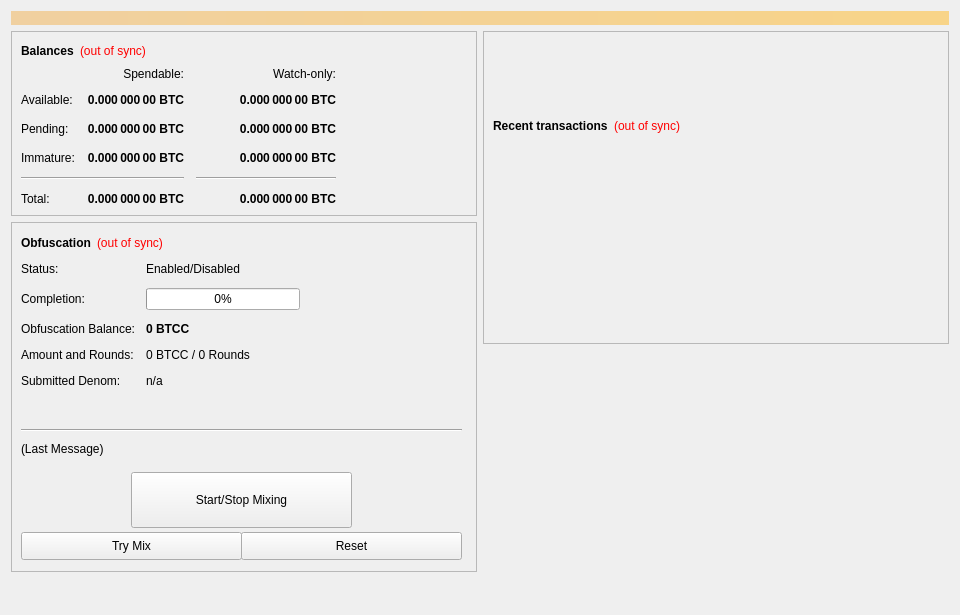
<?xml version="1.0" encoding="UTF-8"?>
<ui version="4.0">
 <class>OverviewPage</class>
 <widget class="QWidget" name="OverviewPage">
  <property name="geometry">
   <rect>
    <x>0</x>
    <y>0</y>
    <width>960</width>
    <height>615</height>
   </rect>
  </property>
  <property name="minimumSize">
   <size>
    <width>960</width>
    <height>0</height>
   </size>
  </property>
  <property name="windowTitle">
   <string>Form</string>
  </property>
  <layout class="QVBoxLayout" name="topLayout">
   <item>
    <widget class="QLabel" name="labelAlerts">
     <property name="visible">
      <bool>false</bool>
     </property>
     <property name="styleSheet">
      <string notr="true">background-color: qlineargradient(x1: 0, y1: 0, x2: 1, y2: 0, stop:0 #F0D0A0, stop:1 #F8D488); color:#000000;</string>
     </property>
     <property name="wordWrap">
      <bool>true</bool>
     </property>
     <property name="margin">
      <number>3</number>
     </property>
    </widget>
   </item>
   <item>
    <layout class="QHBoxLayout" name="horizontalLayout" stretch="1,1">
     <item>
      <layout class="QVBoxLayout" name="verticalLayout_2">
       <item>
        <widget class="QFrame" name="frame">
         <property name="frameShape">
          <enum>QFrame::StyledPanel</enum>
         </property>
         <property name="frameShadow">
          <enum>QFrame::Raised</enum>
         </property>
         <layout class="QVBoxLayout" name="verticalLayout_4">
          <item>
           <layout class="QHBoxLayout" name="horizontalLayout_4">
            <item>
             <widget class="QLabel" name="label_5">
              <property name="font">
               <font>
                <weight>75</weight>
                <bold>true</bold>
               </font>
              </property>
              <property name="text">
               <string>Balances</string>
              </property>
             </widget>
            </item>
            <item>
             <widget class="QLabel" name="labelWalletStatus">
              <property name="cursor">
               <cursorShape>WhatsThisCursor</cursorShape>
              </property>
              <property name="toolTip">
               <string>The displayed information may be out of date. Your wallet automatically synchronizes with the BitcoinCard network after a connection is established, but this process has not completed yet.</string>
              </property>
              <property name="styleSheet">
               <string notr="true">QLabel { color: red; }</string>
              </property>
              <property name="text">
               <string notr="true">(out of sync)</string>
              </property>
              <property name="alignment">
               <set>Qt::AlignLeading|Qt::AlignLeft|Qt::AlignVCenter</set>
              </property>
             </widget>
            </item>
            <item>
             <spacer name="horizontalSpacer_3">
              <property name="orientation">
               <enum>Qt::Horizontal</enum>
              </property>
              <property name="sizeHint" stdset="0">
               <size>
                <width>40</width>
                <height>20</height>
               </size>
              </property>
             </spacer>
            </item>
           </layout>
          </item>
          <item>
           <layout class="QGridLayout" name="gridLayout">
            <property name="spacing">
             <number>12</number>
            </property>
            <item row="2" column="2">
             <widget class="QLabel" name="labelWatchPending">
              <property name="font">
               <font>
                <weight>75</weight>
                <bold>true</bold>
               </font>
              </property>
              <property name="cursor">
               <cursorShape>IBeamCursor</cursorShape>
              </property>
              <property name="toolTip">
               <string>Unconfirmed transactions to watch-only addresses</string>
              </property>
              <property name="text">
               <string notr="true">0.000 000 00 BTC</string>
              </property>
              <property name="alignment">
               <set>Qt::AlignRight|Qt::AlignTrailing|Qt::AlignVCenter</set>
              </property>
              <property name="textInteractionFlags">
               <set>Qt::LinksAccessibleByMouse|Qt::TextSelectableByKeyboard|Qt::TextSelectableByMouse</set>
              </property>
             </widget>
            </item>
            <item row="2" column="1">
             <widget class="QLabel" name="labelUnconfirmed">
              <property name="font">
               <font>
                <weight>75</weight>
                <bold>true</bold>
               </font>
              </property>
              <property name="cursor">
               <cursorShape>IBeamCursor</cursorShape>
              </property>
              <property name="toolTip">
               <string>Total of transactions that have yet to be confirmed, and do not yet count toward the spendable balance</string>
              </property>
              <property name="text">
               <string notr="true">0.000 000 00 BTC</string>
              </property>
              <property name="alignment">
               <set>Qt::AlignRight|Qt::AlignTrailing|Qt::AlignVCenter</set>
              </property>
              <property name="textInteractionFlags">
               <set>Qt::LinksAccessibleByMouse|Qt::TextSelectableByKeyboard|Qt::TextSelectableByMouse</set>
              </property>
             </widget>
            </item>
            <item row="3" column="2">
             <widget class="QLabel" name="labelWatchImmature">
              <property name="font">
               <font>
                <weight>75</weight>
                <bold>true</bold>
               </font>
              </property>
              <property name="cursor">
               <cursorShape>IBeamCursor</cursorShape>
              </property>
              <property name="toolTip">
               <string>Staked or masternode rewards in watch-only addresses that has not yet matured</string>
              </property>
              <property name="text">
               <string notr="true">0.000 000 00 BTC</string>
              </property>
              <property name="alignment">
               <set>Qt::AlignRight|Qt::AlignTrailing|Qt::AlignVCenter</set>
              </property>
              <property name="textInteractionFlags">
               <set>Qt::LinksAccessibleByMouse|Qt::TextSelectableByKeyboard|Qt::TextSelectableByMouse</set>
              </property>
             </widget>
            </item>
            <item row="4" column="0" colspan="2">
             <widget class="Line" name="lineSpendableBalance">
              <property name="orientation">
               <enum>Qt::Horizontal</enum>
              </property>
             </widget>
            </item>
            <item row="4" column="2">
             <widget class="Line" name="lineWatchBalance">
              <property name="sizePolicy">
               <sizepolicy hsizetype="Preferred" vsizetype="Fixed">
                <horstretch>0</horstretch>
                <verstretch>0</verstretch>
               </sizepolicy>
              </property>
              <property name="minimumSize">
               <size>
                <width>140</width>
                <height>0</height>
               </size>
              </property>
              <property name="orientation">
               <enum>Qt::Horizontal</enum>
              </property>
             </widget>
            </item>
            <item row="5" column="0">
             <widget class="QLabel" name="labelTotalText">
              <property name="text">
               <string>Total:</string>
              </property>
             </widget>
            </item>
            <item row="3" column="1">
             <widget class="QLabel" name="labelImmature">
              <property name="font">
               <font>
                <weight>75</weight>
                <bold>true</bold>
               </font>
              </property>
              <property name="cursor">
               <cursorShape>IBeamCursor</cursorShape>
              </property>
              <property name="toolTip">
               <string>Staked or masternode rewards that has not yet matured</string>
              </property>
              <property name="text">
               <string notr="true">0.000 000 00 BTC</string>
              </property>
              <property name="alignment">
               <set>Qt::AlignRight|Qt::AlignTrailing|Qt::AlignVCenter</set>
              </property>
              <property name="textInteractionFlags">
               <set>Qt::LinksAccessibleByMouse|Qt::TextSelectableByKeyboard|Qt::TextSelectableByMouse</set>
              </property>
             </widget>
            </item>
            <item row="2" column="3">
             <spacer name="horizontalSpacer_2">
              <property name="orientation">
               <enum>Qt::Horizontal</enum>
              </property>
              <property name="sizeHint" stdset="0">
               <size>
                <width>40</width>
                <height>20</height>
               </size>
              </property>
             </spacer>
            </item>
            <item row="3" column="0">
             <widget class="QLabel" name="labelImmatureText">
              <property name="text">
               <string>Immature:</string>
              </property>
             </widget>
            </item>
            <item row="5" column="1">
             <widget class="QLabel" name="labelTotal">
              <property name="font">
               <font>
                <weight>75</weight>
                <bold>true</bold>
               </font>
              </property>
              <property name="cursor">
               <cursorShape>IBeamCursor</cursorShape>
              </property>
              <property name="toolTip">
               <string>Your current total balance</string>
              </property>
              <property name="text">
               <string notr="true">0.000 000 00 BTC</string>
              </property>
              <property name="alignment">
               <set>Qt::AlignRight|Qt::AlignTrailing|Qt::AlignVCenter</set>
              </property>
              <property name="textInteractionFlags">
               <set>Qt::LinksAccessibleByMouse|Qt::TextSelectableByKeyboard|Qt::TextSelectableByMouse</set>
              </property>
             </widget>
            </item>
            <item row="5" column="2">
             <widget class="QLabel" name="labelWatchTotal">
              <property name="font">
               <font>
                <weight>75</weight>
                <bold>true</bold>
               </font>
              </property>
              <property name="cursor">
               <cursorShape>IBeamCursor</cursorShape>
              </property>
              <property name="toolTip">
               <string>Current total balance in watch-only addresses</string>
              </property>
              <property name="text">
               <string notr="true">0.000 000 00 BTC</string>
              </property>
              <property name="alignment">
               <set>Qt::AlignRight|Qt::AlignTrailing|Qt::AlignVCenter</set>
              </property>
              <property name="textInteractionFlags">
               <set>Qt::LinksAccessibleByMouse|Qt::TextSelectableByKeyboard|Qt::TextSelectableByMouse</set>
              </property>
             </widget>
            </item>
            <item row="0" column="2">
             <widget class="QLabel" name="labelWatchonly">
              <property name="text">
               <string>Watch-only:</string>
              </property>
              <property name="alignment">
               <set>Qt::AlignRight|Qt::AlignTrailing|Qt::AlignVCenter</set>
              </property>
             </widget>
            </item>
            <item row="1" column="0">
             <widget class="QLabel" name="labelBalanceText">
              <property name="text">
               <string>Available:</string>
              </property>
             </widget>
            </item>
            <item row="1" column="1">
             <widget class="QLabel" name="labelBalance">
              <property name="font">
               <font>
                <weight>75</weight>
                <bold>true</bold>
               </font>
              </property>
              <property name="cursor">
               <cursorShape>IBeamCursor</cursorShape>
              </property>
              <property name="toolTip">
               <string>Your current spendable balance</string>
              </property>
              <property name="text">
               <string notr="true">0.000 000 00 BTC</string>
              </property>
              <property name="alignment">
               <set>Qt::AlignRight|Qt::AlignTrailing|Qt::AlignVCenter</set>
              </property>
              <property name="textInteractionFlags">
               <set>Qt::LinksAccessibleByMouse|Qt::TextSelectableByKeyboard|Qt::TextSelectableByMouse</set>
              </property>
             </widget>
            </item>
            <item row="1" column="2">
             <widget class="QLabel" name="labelWatchAvailable">
              <property name="font">
               <font>
                <weight>75</weight>
                <bold>true</bold>
               </font>
              </property>
              <property name="cursor">
               <cursorShape>IBeamCursor</cursorShape>
              </property>
              <property name="toolTip">
               <string>Your current balance in watch-only addresses</string>
              </property>
              <property name="text">
               <string notr="true">0.000 000 00 BTC</string>
              </property>
              <property name="alignment">
               <set>Qt::AlignRight|Qt::AlignTrailing|Qt::AlignVCenter</set>
              </property>
              <property name="textInteractionFlags">
               <set>Qt::LinksAccessibleByMouse|Qt::TextSelectableByKeyboard|Qt::TextSelectableByMouse</set>
              </property>
             </widget>
            </item>
            <item row="2" column="0">
             <widget class="QLabel" name="labelPendingText">
              <property name="text">
               <string>Pending:</string>
              </property>
             </widget>
            </item>
            <item row="0" column="1">
             <widget class="QLabel" name="labelSpendable">
              <property name="text">
               <string>Spendable:</string>
              </property>
              <property name="alignment">
               <set>Qt::AlignRight|Qt::AlignTrailing|Qt::AlignVCenter</set>
              </property>
             </widget>
            </item>
           </layout>
          </item>
         </layout>
        </widget>
       </item>
       <item>
        <widget class="QFrame" name="frameObfuscation">
         <property name="minimumSize">
          <size>
           <width>0</width>
           <height>350</height>
          </size>
         </property>
         <property name="layoutDirection">
          <enum>Qt::LeftToRight</enum>
         </property>
         <property name="frameShape">
          <enum>QFrame::StyledPanel</enum>
         </property>
         <property name="frameShadow">
          <enum>QFrame::Raised</enum>
         </property>
         <widget class="QWidget" name="formLayoutWidget">
          <property name="geometry">
           <rect>
            <x>10</x>
            <y>40</y>
            <width>451</width>
            <height>161</height>
           </rect>
          </property>
          <layout class="QFormLayout" name="formLayout">
           <property name="fieldGrowthPolicy">
            <enum>QFormLayout::AllNonFixedFieldsGrow</enum>
           </property>
           <property name="horizontalSpacing">
            <number>11</number>
           </property>
           <property name="verticalSpacing">
            <number>12</number>
           </property>
           <item row="0" column="0">
            <widget class="QLabel" name="label_6">
             <property name="text">
              <string>Status:</string>
             </property>
            </widget>
           </item>
           <item row="1" column="0">
            <widget class="QLabel" name="label_7">
             <property name="text">
              <string>Completion:</string>
             </property>
            </widget>
           </item>
           <item row="1" column="1">
            <widget class="QProgressBar" name="obfuscationProgress">
             <property name="maximumSize">
              <size>
               <width>154</width>
               <height>16777215</height>
              </size>
             </property>
             <property name="value">
              <number>0</number>
             </property>
            </widget>
           </item>
           <item row="2" column="0">
            <widget class="QLabel" name="labelAnonymizedText">
             <property name="text">
              <string>Obfuscation Balance:</string>
             </property>
            </widget>
           </item>
           <item row="2" column="1">
            <widget class="QLabel" name="labelAnonymized">
             <property name="font">
              <font>
               <weight>75</weight>
               <bold>true</bold>
              </font>
             </property>
             <property name="text">
              <string notr="true">0 BTCC</string>
             </property>
            </widget>
           </item>
           <item row="3" column="0">
            <widget class="QLabel" name="label_8">
             <property name="text">
              <string>Amount and Rounds:</string>
             </property>
            </widget>
           </item>
           <item row="3" column="1">
            <widget class="QLabel" name="labelAmountRounds">
             <property name="text">
              <string>0 BTCC / 0 Rounds</string>
             </property>
            </widget>
           </item>
           <item row="4" column="0">
            <widget class="QLabel" name="label_9">
             <property name="text">
              <string>Submitted Denom:</string>
             </property>
            </widget>
           </item>
           <item row="4" column="1">
            <widget class="QLabel" name="labelSubmittedDenom">
             <property name="toolTip">
              <string>The denominations you submitted to the Masternode.&lt;br&gt;To mix, other users must submit the exact same denominations.</string>
             </property>
             <property name="text">
              <string>n/a</string>
             </property>
            </widget>
           </item>
           <item row="0" column="1">
            <widget class="QLabel" name="obfuscationEnabled">
             <property name="text">
              <string>Enabled/Disabled</string>
             </property>
            </widget>
           </item>
          </layout>
         </widget>
         <widget class="QPushButton" name="runAutoDenom">
          <property name="geometry">
           <rect>
            <x>251</x>
            <y>17</y>
            <width>1</width>
            <height>1</height>
           </rect>
          </property>
          <property name="palette">
           <palette>
            <active>
             <colorrole role="WindowText">
              <brush brushstyle="SolidPattern">
               <color alpha="255">
                <red>0</red>
                <green>0</green>
                <blue>0</blue>
               </color>
              </brush>
             </colorrole>
             <colorrole role="Button">
              <brush brushstyle="SolidPattern">
               <color alpha="255">
                <red>239</red>
                <green>238</green>
                <blue>238</blue>
               </color>
              </brush>
             </colorrole>
             <colorrole role="Light">
              <brush brushstyle="SolidPattern">
               <color alpha="255">
                <red>255</red>
                <green>255</green>
                <blue>255</blue>
               </color>
              </brush>
             </colorrole>
             <colorrole role="Midlight">
              <brush brushstyle="SolidPattern">
               <color alpha="255">
                <red>247</red>
                <green>246</green>
                <blue>246</blue>
               </color>
              </brush>
             </colorrole>
             <colorrole role="Dark">
              <brush brushstyle="SolidPattern">
               <color alpha="255">
                <red>119</red>
                <green>119</green>
                <blue>119</blue>
               </color>
              </brush>
             </colorrole>
             <colorrole role="Mid">
              <brush brushstyle="SolidPattern">
               <color alpha="255">
                <red>159</red>
                <green>159</green>
                <blue>159</blue>
               </color>
              </brush>
             </colorrole>
             <colorrole role="Text">
              <brush brushstyle="SolidPattern">
               <color alpha="255">
                <red>0</red>
                <green>0</green>
                <blue>0</blue>
               </color>
              </brush>
             </colorrole>
             <colorrole role="BrightText">
              <brush brushstyle="SolidPattern">
               <color alpha="255">
                <red>255</red>
                <green>255</green>
                <blue>255</blue>
               </color>
              </brush>
             </colorrole>
             <colorrole role="ButtonText">
              <brush brushstyle="SolidPattern">
               <color alpha="255">
                <red>0</red>
                <green>0</green>
                <blue>0</blue>
               </color>
              </brush>
             </colorrole>
             <colorrole role="Base">
              <brush brushstyle="SolidPattern">
               <color alpha="255">
                <red>255</red>
                <green>255</green>
                <blue>255</blue>
               </color>
              </brush>
             </colorrole>
             <colorrole role="Window">
              <brush brushstyle="SolidPattern">
               <color alpha="255">
                <red>239</red>
                <green>238</green>
                <blue>238</blue>
               </color>
              </brush>
             </colorrole>
             <colorrole role="Shadow">
              <brush brushstyle="SolidPattern">
               <color alpha="255">
                <red>0</red>
                <green>0</green>
                <blue>0</blue>
               </color>
              </brush>
             </colorrole>
             <colorrole role="AlternateBase">
              <brush brushstyle="SolidPattern">
               <color alpha="255">
                <red>247</red>
                <green>246</green>
                <blue>246</blue>
               </color>
              </brush>
             </colorrole>
             <colorrole role="ToolTipBase">
              <brush brushstyle="SolidPattern">
               <color alpha="255">
                <red>255</red>
                <green>255</green>
                <blue>220</blue>
               </color>
              </brush>
             </colorrole>
             <colorrole role="ToolTipText">
              <brush brushstyle="SolidPattern">
               <color alpha="255">
                <red>0</red>
                <green>0</green>
                <blue>0</blue>
               </color>
              </brush>
             </colorrole>
            </active>
            <inactive>
             <colorrole role="WindowText">
              <brush brushstyle="SolidPattern">
               <color alpha="255">
                <red>0</red>
                <green>0</green>
                <blue>0</blue>
               </color>
              </brush>
             </colorrole>
             <colorrole role="Button">
              <brush brushstyle="SolidPattern">
               <color alpha="255">
                <red>239</red>
                <green>238</green>
                <blue>238</blue>
               </color>
              </brush>
             </colorrole>
             <colorrole role="Light">
              <brush brushstyle="SolidPattern">
               <color alpha="255">
                <red>255</red>
                <green>255</green>
                <blue>255</blue>
               </color>
              </brush>
             </colorrole>
             <colorrole role="Midlight">
              <brush brushstyle="SolidPattern">
               <color alpha="255">
                <red>247</red>
                <green>246</green>
                <blue>246</blue>
               </color>
              </brush>
             </colorrole>
             <colorrole role="Dark">
              <brush brushstyle="SolidPattern">
               <color alpha="255">
                <red>119</red>
                <green>119</green>
                <blue>119</blue>
               </color>
              </brush>
             </colorrole>
             <colorrole role="Mid">
              <brush brushstyle="SolidPattern">
               <color alpha="255">
                <red>159</red>
                <green>159</green>
                <blue>159</blue>
               </color>
              </brush>
             </colorrole>
             <colorrole role="Text">
              <brush brushstyle="SolidPattern">
               <color alpha="255">
                <red>0</red>
                <green>0</green>
                <blue>0</blue>
               </color>
              </brush>
             </colorrole>
             <colorrole role="BrightText">
              <brush brushstyle="SolidPattern">
               <color alpha="255">
                <red>255</red>
                <green>255</green>
                <blue>255</blue>
               </color>
              </brush>
             </colorrole>
             <colorrole role="ButtonText">
              <brush brushstyle="SolidPattern">
               <color alpha="255">
                <red>0</red>
                <green>0</green>
                <blue>0</blue>
               </color>
              </brush>
             </colorrole>
             <colorrole role="Base">
              <brush brushstyle="SolidPattern">
               <color alpha="255">
                <red>255</red>
                <green>255</green>
                <blue>255</blue>
               </color>
              </brush>
             </colorrole>
             <colorrole role="Window">
              <brush brushstyle="SolidPattern">
               <color alpha="255">
                <red>239</red>
                <green>238</green>
                <blue>238</blue>
               </color>
              </brush>
             </colorrole>
             <colorrole role="Shadow">
              <brush brushstyle="SolidPattern">
               <color alpha="255">
                <red>0</red>
                <green>0</green>
                <blue>0</blue>
               </color>
              </brush>
             </colorrole>
             <colorrole role="AlternateBase">
              <brush brushstyle="SolidPattern">
               <color alpha="255">
                <red>247</red>
                <green>246</green>
                <blue>246</blue>
               </color>
              </brush>
             </colorrole>
             <colorrole role="ToolTipBase">
              <brush brushstyle="SolidPattern">
               <color alpha="255">
                <red>255</red>
                <green>255</green>
                <blue>220</blue>
               </color>
              </brush>
             </colorrole>
             <colorrole role="ToolTipText">
              <brush brushstyle="SolidPattern">
               <color alpha="255">
                <red>0</red>
                <green>0</green>
                <blue>0</blue>
               </color>
              </brush>
             </colorrole>
            </inactive>
            <disabled>
             <colorrole role="WindowText">
              <brush brushstyle="SolidPattern">
               <color alpha="255">
                <red>119</red>
                <green>119</green>
                <blue>119</blue>
               </color>
              </brush>
             </colorrole>
             <colorrole role="Button">
              <brush brushstyle="SolidPattern">
               <color alpha="255">
                <red>239</red>
                <green>238</green>
                <blue>238</blue>
               </color>
              </brush>
             </colorrole>
             <colorrole role="Light">
              <brush brushstyle="SolidPattern">
               <color alpha="255">
                <red>255</red>
                <green>255</green>
                <blue>255</blue>
               </color>
              </brush>
             </colorrole>
             <colorrole role="Midlight">
              <brush brushstyle="SolidPattern">
               <color alpha="255">
                <red>247</red>
                <green>246</green>
                <blue>246</blue>
               </color>
              </brush>
             </colorrole>
             <colorrole role="Dark">
              <brush brushstyle="SolidPattern">
               <color alpha="255">
                <red>119</red>
                <green>119</green>
                <blue>119</blue>
               </color>
              </brush>
             </colorrole>
             <colorrole role="Mid">
              <brush brushstyle="SolidPattern">
               <color alpha="255">
                <red>159</red>
                <green>159</green>
                <blue>159</blue>
               </color>
              </brush>
             </colorrole>
             <colorrole role="Text">
              <brush brushstyle="SolidPattern">
               <color alpha="255">
                <red>119</red>
                <green>119</green>
                <blue>119</blue>
               </color>
              </brush>
             </colorrole>
             <colorrole role="BrightText">
              <brush brushstyle="SolidPattern">
               <color alpha="255">
                <red>255</red>
                <green>255</green>
                <blue>255</blue>
               </color>
              </brush>
             </colorrole>
             <colorrole role="ButtonText">
              <brush brushstyle="SolidPattern">
               <color alpha="255">
                <red>119</red>
                <green>119</green>
                <blue>119</blue>
               </color>
              </brush>
             </colorrole>
             <colorrole role="Base">
              <brush brushstyle="SolidPattern">
               <color alpha="255">
                <red>239</red>
                <green>238</green>
                <blue>238</blue>
               </color>
              </brush>
             </colorrole>
             <colorrole role="Window">
              <brush brushstyle="SolidPattern">
               <color alpha="255">
                <red>239</red>
                <green>238</green>
                <blue>238</blue>
               </color>
              </brush>
             </colorrole>
             <colorrole role="Shadow">
              <brush brushstyle="SolidPattern">
               <color alpha="255">
                <red>0</red>
                <green>0</green>
                <blue>0</blue>
               </color>
              </brush>
             </colorrole>
             <colorrole role="AlternateBase">
              <brush brushstyle="SolidPattern">
               <color alpha="255">
                <red>239</red>
                <green>238</green>
                <blue>238</blue>
               </color>
              </brush>
             </colorrole>
             <colorrole role="ToolTipBase">
              <brush brushstyle="SolidPattern">
               <color alpha="255">
                <red>255</red>
                <green>255</green>
                <blue>220</blue>
               </color>
              </brush>
             </colorrole>
             <colorrole role="ToolTipText">
              <brush brushstyle="SolidPattern">
               <color alpha="255">
                <red>0</red>
                <green>0</green>
                <blue>0</blue>
               </color>
              </brush>
             </colorrole>
            </disabled>
           </palette>
          </property>
          <property name="focusPolicy">
           <enum>Qt::NoFocus</enum>
          </property>
          <property name="autoFillBackground">
           <bool>true</bool>
          </property>
          <property name="text">
           <string/>
          </property>
          <property name="flat">
           <bool>true</bool>
          </property>
         </widget>
         <widget class="QPushButton" name="toggleObfuscation">
          <property name="geometry">
           <rect>
            <x>120</x>
            <y>250</y>
            <width>221</width>
            <height>56</height>
           </rect>
          </property>
          <property name="sizePolicy">
           <sizepolicy hsizetype="MinimumExpanding" vsizetype="Fixed">
            <horstretch>0</horstretch>
            <verstretch>0</verstretch>
           </sizepolicy>
          </property>
          <property name="text">
           <string>Start/Stop Mixing</string>
          </property>
         </widget>
         <widget class="Line" name="lineLastMessage">
          <property name="geometry">
           <rect>
            <x>10</x>
            <y>200</y>
            <width>441</width>
            <height>16</height>
           </rect>
          </property>
          <property name="orientation">
           <enum>Qt::Horizontal</enum>
          </property>
         </widget>
         <widget class="QLabel" name="obfuscationStatus">
          <property name="geometry">
           <rect>
            <x>10</x>
            <y>220</y>
            <width>451</width>
            <height>61</height>
           </rect>
          </property>
          <property name="minimumSize">
           <size>
            <width>288</width>
            <height>43</height>
           </size>
          </property>
          <property name="text">
           <string>(Last Message)</string>
          </property>
          <property name="alignment">
           <set>Qt::AlignLeading|Qt::AlignLeft|Qt::AlignTop</set>
          </property>
          <property name="wordWrap">
           <bool>true</bool>
          </property>
         </widget>
         <widget class="QPushButton" name="obfuscationAuto">
          <property name="geometry">
           <rect>
            <x>10</x>
            <y>310</y>
            <width>221</width>
            <height>28</height>
           </rect>
          </property>
          <property name="sizePolicy">
           <sizepolicy hsizetype="MinimumExpanding" vsizetype="Fixed">
            <horstretch>0</horstretch>
            <verstretch>0</verstretch>
           </sizepolicy>
          </property>
          <property name="toolTip">
           <string>Try to manually submit a Obfuscation request.</string>
          </property>
          <property name="text">
           <string>Try Mix</string>
          </property>
         </widget>
         <widget class="QPushButton" name="obfuscationReset">
          <property name="geometry">
           <rect>
            <x>230</x>
            <y>310</y>
            <width>221</width>
            <height>28</height>
           </rect>
          </property>
          <property name="sizePolicy">
           <sizepolicy hsizetype="MinimumExpanding" vsizetype="Fixed">
            <horstretch>0</horstretch>
            <verstretch>0</verstretch>
           </sizepolicy>
          </property>
          <property name="toolTip">
           <string>Reset the current status of Obfuscation (can interrupt Obfuscation if it's in the process of Mixing, which can cost you money!)</string>
          </property>
          <property name="autoFillBackground">
           <bool>false</bool>
          </property>
          <property name="text">
           <string>Reset</string>
          </property>
         </widget>
         <widget class="QWidget" name="layoutWidget">
          <property name="geometry">
           <rect>
            <x>10</x>
            <y>10</y>
            <width>431</width>
            <height>22</height>
           </rect>
          </property>
          <layout class="QHBoxLayout" name="horizontalLayout_5">
           <item>
            <widget class="QLabel" name="label_2">
             <property name="font">
              <font>
               <weight>75</weight>
               <bold>true</bold>
              </font>
             </property>
             <property name="text">
              <string>Obfuscation</string>
             </property>
            </widget>
           </item>
           <item>
            <widget class="QLabel" name="labelObfuscationSyncStatus">
             <property name="toolTip">
              <string>The displayed information may be out of date. Your wallet automatically synchronizes with the BitcoinCard network after a connection is established, but this process has not completed yet.</string>
             </property>
             <property name="styleSheet">
              <string notr="true">QLabel { color: red; }</string>
             </property>
             <property name="text">
              <string notr="true">(out of sync)</string>
             </property>
             <property name="alignment">
              <set>Qt::AlignLeading|Qt::AlignLeft|Qt::AlignVCenter</set>
             </property>
            </widget>
           </item>
           <item>
            <spacer name="horizontalSpacer_4">
             <property name="orientation">
              <enum>Qt::Horizontal</enum>
             </property>
             <property name="sizeHint" stdset="0">
              <size>
               <width>40</width>
               <height>20</height>
              </size>
             </property>
            </spacer>
           </item>
          </layout>
         </widget>
        </widget>
       </item>
       <item>
        <spacer name="verticalSpacer">
         <property name="orientation">
          <enum>Qt::Vertical</enum>
         </property>
         <property name="sizeHint" stdset="0">
          <size>
           <width>20</width>
           <height>40</height>
          </size>
         </property>
        </spacer>
       </item>
      </layout>
     </item>
     <item>
      <layout class="QVBoxLayout" name="verticalLayout_3">
       <item>
        <widget class="QFrame" name="frame_2">
         <property name="frameShape">
          <enum>QFrame::StyledPanel</enum>
         </property>
         <property name="frameShadow">
          <enum>QFrame::Raised</enum>
         </property>
         <layout class="QVBoxLayout" name="verticalLayout">
          <item>
           <spacer name="verticalSpacer_3">
            <property name="orientation">
             <enum>Qt::Vertical</enum>
            </property>
            <property name="sizeType">
             <enum>QSizePolicy::Fixed</enum>
            </property>
            <property name="sizeHint" stdset="0">
             <size>
              <width>20</width>
              <height>75</height>
             </size>
            </property>
           </spacer>
          </item>
          <item>
           <layout class="QHBoxLayout" name="horizontalLayout_2">
            <item>
             <widget class="QLabel" name="label_4">
              <property name="font">
               <font>
                <weight>75</weight>
                <bold>true</bold>
               </font>
              </property>
              <property name="text">
               <string>Recent transactions</string>
              </property>
             </widget>
            </item>
            <item>
             <widget class="QLabel" name="labelTransactionsStatus">
              <property name="cursor">
               <cursorShape>WhatsThisCursor</cursorShape>
              </property>
              <property name="toolTip">
               <string>The displayed information may be out of date. Your wallet automatically synchronizes with the BitcoinCard network after a connection is established, but this process has not completed yet.</string>
              </property>
              <property name="styleSheet">
               <string notr="true">QLabel { color: red; }</string>
              </property>
              <property name="text">
               <string notr="true">(out of sync)</string>
              </property>
              <property name="alignment">
               <set>Qt::AlignRight|Qt::AlignTrailing|Qt::AlignVCenter</set>
              </property>
             </widget>
            </item>
            <item>
             <spacer name="horizontalSpacer">
              <property name="orientation">
               <enum>Qt::Horizontal</enum>
              </property>
              <property name="sizeHint" stdset="0">
               <size>
                <width>40</width>
                <height>20</height>
               </size>
              </property>
             </spacer>
            </item>
           </layout>
          </item>
          <item>
           <widget class="QListView" name="listTransactions">
            <property name="styleSheet">
             <string notr="true">QListView { background: transparent; }</string>
            </property>
            <property name="frameShape">
             <enum>QFrame::NoFrame</enum>
            </property>
            <property name="verticalScrollBarPolicy">
             <enum>Qt::ScrollBarAlwaysOff</enum>
            </property>
            <property name="horizontalScrollBarPolicy">
             <enum>Qt::ScrollBarAlwaysOff</enum>
            </property>
            <property name="selectionMode">
             <enum>QAbstractItemView::NoSelection</enum>
            </property>
           </widget>
          </item>
         </layout>
        </widget>
       </item>
       <item>
        <spacer name="verticalSpacer_2">
         <property name="orientation">
          <enum>Qt::Vertical</enum>
         </property>
         <property name="sizeType">
          <enum>QSizePolicy::Expanding</enum>
         </property>
         <property name="sizeHint" stdset="0">
          <size>
           <width>20</width>
           <height>40</height>
          </size>
         </property>
        </spacer>
       </item>
      </layout>
     </item>
    </layout>
   </item>
  </layout>
 </widget>
 <resources/>
 <connections/>
</ui>
